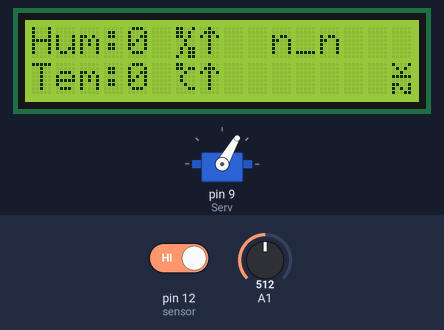
The sketch below on a simulated Arduino Uno, built with avr-gcc and run on an emulated ATmega328P. On the bench: servo, 16×2 character LCD. The test bench sets the inputs (shaded band); at power-on: A1 = 512, pin 12 (sensor) HIGH. Random numbers use the default seed unless the sketch sets one; what the sketch prints to the serial monitor is not drawn.

Above: at 3.3 s.
3.4 s: A1 set to 964
At 4.1 s:
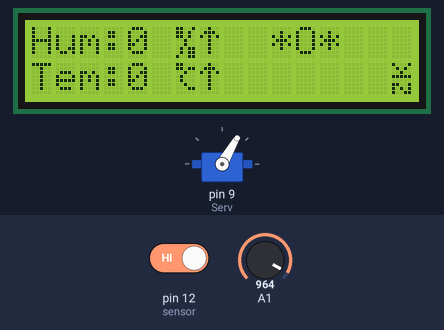
10.7 s: A1 set to 989
At 13.1 s:
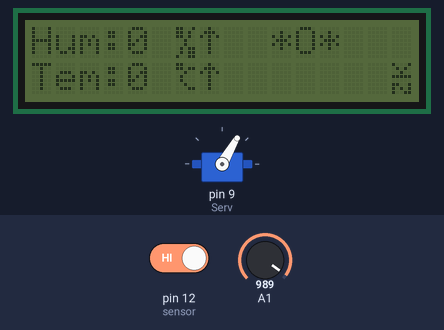
At 14.7 s:
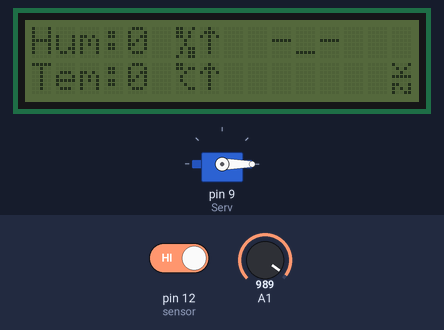
Timing chart, 0 to 16.2 s (numbered marks = the images above; inputs shaded):
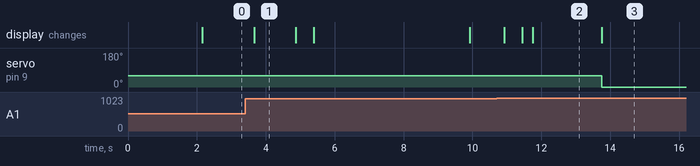

Measured:
- the behaviour switches between 971 and 972 on A1 (found by bisection; images 1 and 2)
- after the input at 10.7 s, servo on pin 9 (Serv): 60° → 0° after 3.0 s
- what the display in image 1 shows lasts 1.2 s, from 3.7 s to 4.9 s
- what the display in image 2 shows lasts 2.0 s, from 11.7 s to 13.7 s

The sketch:

Zack.ino
```cpp
#include <DHT11.h>
#include <LiquidCrystal_I2C.h>
#include <Wire.h>
#include <Servo.h>
#include "ZackEmot.h"


float svet;
int sensor = 12;


#define DHTPIN 2
#define DHTTYPE DHT11 // Пин, на котром датчик и его тип
DHT11 dht(DHTPIN);
// Инициализовация дисплея lcd(Адрес I2C, кол-во ячеек, кол-во столбцов)

uint32_t timer, timer2; // Таймер для многопоточности (на данный момент не реализован)

const int bufsize = 5;
int buf[bufsize];
int bufindex = 0;
int buftrigg = 1;

void setup()
{
  Serial.begin(9600);

  pinMode(sensor, INPUT);

  Serv.attach(9);
  Serv.write(60); // Серва

  pinMode(sensor, INPUT);

  lcd.init();
  lcd.backlight();
  lcd.createChar(0, cels);
  lcd.createChar(1, proc);
  lcd.createChar(2, rot);
  lcd.createChar(3, zk);
  lcd.createChar(4, up);
  lcd.createChar(5, down); // Объявление доп. символов


  lcd.setCursor(4, 0);
  lcd.print("Zack");
  lcd.setCursor(5, 1);
  lcd.print("P2v.1.4");
  lcd.setCursor(15, 1);
  lcd.write(3);
  delay(2000);
  lcd.clear(); // Начальная заставка

  lcd.setCursor(6,1);
  lcd.write(0);
  lcd.setCursor(6,0);
  lcd.write(1);
  lcd.setCursor(0,0);
  lcd.print("Hum: ");
  lcd.setCursor(0,1);
  lcd.print("Tem: ");
  lcd.setCursor(15, 1);
  lcd.write(3); // Просто надписи на экране

}

void loop()
{
  int val = !digitalRead(sensor);
  Serial.print("Датчик: ");
  Serial.println(val);

  svet = analogRead(1); // Фоторезистор на 1 аналоговом пине
  svet = map(svet, 0, 1023, 0, 100);

  if (val == buftrigg)
  {
    buf[bufindex] = val;
    bufindex = (bufindex + 1);
    delay(1500);
  }
  else if (val == 0)
  {
    for (int i = 0; i < bufsize; i++)
    {
      buf[i] = 0; // Заполняем буфер нулями
    }
  bufindex = 0;
  Interface();
  }

  if (bufindex >= bufsize && val == 0)
  {
    for (int i = 0; i < bufsize; i++)
    {
      buf[i] = 0; // Заполняем буфер нулями

    }
  bufindex = 0;
  Interface();
  }
  else if (bufindex < bufsize || val == 0)
  {
    Interface();
  }
  else if (bufindex = bufsize)
  {
    lcd.noBacklight();
    Serv.write(0);
    Serial.print("Готово");
  }
  Serial.print("Индекс: ");
  Serial.println(bufindex);
  printBuffer();

}


void printBuffer() {
  Serial.print("Buffer: ");
  for (int i = 0; i < 5; i++) {
    Serial.print(buf[i]);
    Serial.print(" ");
  }
  Serial.println();
}

void Interface()
{
  int rnd = random(0, 15); // Реакции Зака пока через рандом (кроме сна)
  lcd.setCursor(4,0);
  int h = 0; //dht.readHumidity();
  int t = 0; //dht.readTemperature();
  lcd.print(h);
  lcd.setCursor(4,1);
  lcd.print(t); // Считывание и вывод влажности с температурой
  //Serial.println(svet); // Для точности измерений, сопротивление фоторезистора

  if (h < 40)
  {
    lcd.setCursor(7, 0);
    lcd.write(4);
  }
  else if (h > 50)
  {
    lcd.setCursor(7, 0);
    lcd.write(5);
  }
  else
  {
    lcd.setCursor(7, 0);
    lcd.print(" ");
  }
 // Рекомендации по Влажности (Стрелки вниз и вверх)

  if (t < 20)
  {
    lcd.setCursor(7, 1);
    lcd.write(4);
  }
  else if (t > 25)
  {
    lcd.setCursor(7, 1);
    lcd.write(5);
  }// Рекомендации по Температуре (Стрелки вниз и вверх)


  for (int i; i < 4; i++)
  {
    int a[3];
    a[i] = svet;
    if (i == 3)
    {

      int baza = (a[0] + a[1] + a[2]) / 3;
      Serial.println(baza);
      Serial.println(a[0]);
      Serial.println(a[1]);
      Serial.println(a[2]);
    }
  }


  if (svet >= 95)
  {
    Sleep();// Сон, значения фоторезистора больше необходимых
  }
  else if (svet < 95)
  {
    Serv.write(60);
    lcd.backlight();
    if (rnd == 1)
    {
      for (int i = 2; i < 3; i++)
      {
        Blink(); // Моргание
      }
    }
    if (rnd == 2)
    {
      Surprise(); // Удивление
    }
    if (rnd == 3)
    {
      Peeping(); // Подглядывание
    }
    if (rnd == 4)
    {
      Yawning();  // Зевание
    }
    if (rnd >= 5)
    {
      Standart(); // Стандартная эмоция
    }
  }
}
```

ZackEmot.h
```cpp
#ifndef ZackEmot_h
#define ZackEmot_h
#include <Arduino.h>
#include <LiquidCrystal_I2C.h>
#include <Servo.h>

Servo Serv;

LiquidCrystal_I2C lcd(0x27,16,2);
byte cels[] = {0x18,0x1B,0x04,0x08,0x08,0x04,0x03,0x00};
byte proc[] = {0x19,0x1A,0x1A,0x04,0x04,0x0B,0x0B,0x13};
byte rot[] = {0x0E,0x11,0x11,0x11,0x11,0x11,0x0E,0x00};
byte zk[] = {0x11,0x0A,0x04,0x1F,0x00,0x19,0x15,0x13};
byte up[] = {0x04,0x0E,0x15,0x04,0x04,0x04,0x04,0x00};
byte down[] = {0x04,0x04,0x04,0x04,0x15,0x0E,0x04,0x00};

void Sleep()
{
  lcd.noBacklight();
  lcd.setCursor(10, 0);
  lcd.print("-_-");
  delay(300);
  lcd.setCursor(10, 0);
  lcd.print("*O*");
  delay(2000);
  lcd.setCursor(10, 0);
  lcd.print("-_-");
  Serv.write(0);
  delay(10000);
  lcd.setCursor(10, 0);
  lcd.print("o_o");
  delay(500);
}

void Blink()
{
  lcd.setCursor(10,0);
  lcd.print("o_o");
  delay(1000);
  lcd.setCursor(10, 0);
  lcd.print("-_-");
  delay(200);
  lcd.setCursor(10,0);
  lcd.print("o_o");
  delay(100);
  lcd.setCursor(10, 0);
  lcd.print("-_-");
  delay(200);
}

void Surprise()
{
  lcd.setCursor(10,0);
  lcd.print("OoO");
  delay(1000);

  /*Serv.write(40);
  delay(100);
  Serv.write(60);
  delay(100);
  Serv.write(40);
  delay(100);
  Serv.write(60);*/

  lcd.setCursor(10,0);
  lcd.print("o_o");
  delay(500);
}

void Peeping()
{
  lcd.setCursor(10, 0);
  lcd.print("n_n");
  delay(300);
  lcd.setCursor(10, 0);
  lcd.print("O_o");
  delay(2000);
  lcd.setCursor(10, 0);
  lcd.print("o_o");
  delay(500);
}

void Yawning()
{
  lcd.setCursor(10, 0);
  lcd.print("* *");
  lcd.setCursor(11, 0);
  lcd.write(2);
  delay(1200);
  lcd.setCursor(10, 0);
  lcd.print("o_o");
  delay(500);
}

void Standart()
{
  lcd.setCursor(10, 0);
  lcd.print("n_n");
  delay(1500);
}

#endif
```

ZackEmot.h.ino
```cpp
#ifndef ZackEmot_h
#define ZackEmot_h
#include <Arduino.h>
#include <LiquidCrystal_I2C.h>
#include <Servo.h>

Servo Serv;

LiquidCrystal_I2C lcd(0x27,16,2);
byte cels[] = {0x18,0x1B,0x04,0x08,0x08,0x04,0x03,0x00};
byte proc[] = {0x19,0x1A,0x1A,0x04,0x04,0x0B,0x0B,0x13};
byte rot[] = {0x0E,0x11,0x11,0x11,0x11,0x11,0x0E,0x00};
byte zk[] = {0x11,0x0A,0x04,0x1F,0x00,0x19,0x15,0x13};
byte up[] = {0x04,0x0E,0x15,0x04,0x04,0x04,0x04,0x00};
byte down[] = {0x04,0x04,0x04,0x04,0x15,0x0E,0x04,0x00};

void Sleep()
{
  lcd.noBacklight();
  lcd.setCursor(10, 0);
  lcd.print("-_-");
  delay(300);
  lcd.setCursor(10, 0);
  lcd.print("*O*");
  delay(2000);
  lcd.setCursor(10, 0);
  lcd.print("-_-");
  Serv.write(0);
  delay(10000);
  lcd.setCursor(10, 0);
  lcd.print("o_o");
  delay(500);
}

void Blink()
{
  lcd.setCursor(10,0);
  lcd.print("o_o");
  delay(1000);
  lcd.setCursor(10, 0);
  lcd.print("-_-");
  delay(200);
  lcd.setCursor(10,0);
  lcd.print("o_o");
  delay(100);
  lcd.setCursor(10, 0);
  lcd.print("-_-");
  delay(200);
}

void Surprise()
{
  lcd.setCursor(10,0);
  lcd.print("OoO");
  delay(1000);

  /*Serv.write(40);
  delay(100);
  Serv.write(60);
  delay(100);
  Serv.write(40);
  delay(100);
  Serv.write(60);*/

  lcd.setCursor(10,0);
  lcd.print("o_o");
  delay(500);
}

void Peeping()
{
  lcd.setCursor(10, 0);
  lcd.print("n_n");
  delay(300);
  lcd.setCursor(10, 0);
  lcd.print("O_o");
  delay(2000);
  lcd.setCursor(10, 0);
  lcd.print("o_o");
  delay(500);
}

void Yawning()
{
  lcd.setCursor(10, 0);
  lcd.print("* *");
  lcd.setCursor(11, 0);
  lcd.write(2);
  delay(1200);
  lcd.setCursor(10, 0);
  lcd.print("o_o");
  delay(500);
}

void Standart()
{
  lcd.setCursor(10, 0);
  lcd.print("n_n");
  delay(3000);
}

#endif
```
